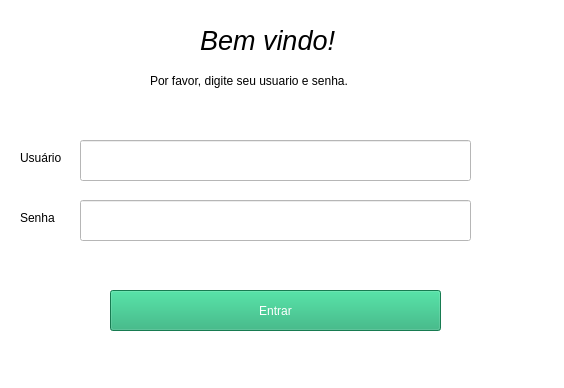
<?xml version="1.0" encoding="UTF-8"?>
<ui version="4.0">
 <class>MainWindow</class>
 <widget class="QMainWindow" name="MainWindow">
  <property name="geometry">
   <rect>
    <x>0</x>
    <y>0</y>
    <width>564</width>
    <height>388</height>
   </rect>
  </property>
  <property name="windowTitle">
   <string>MainWindow</string>
  </property>
  <property name="layoutDirection">
   <enum>Qt::LeftToRight</enum>
  </property>
  <property name="styleSheet">
   <string notr="true">
background-color: rgb(255, 255, 255);</string>
  </property>
  <widget class="QWidget" name="centralwidget">
   <widget class="QLabel" name="label">
    <property name="geometry">
     <rect>
      <x>150</x>
      <y>60</y>
      <width>241</width>
      <height>41</height>
     </rect>
    </property>
    <property name="styleSheet">
     <string notr="true"/>
    </property>
    <property name="text">
     <string>Por favor, digite seu usuario e senha.</string>
    </property>
   </widget>
   <widget class="QLabel" name="lbl_bemV">
    <property name="geometry">
     <rect>
      <x>200</x>
      <y>20</y>
      <width>161</width>
      <height>41</height>
     </rect>
    </property>
    <property name="font">
     <font>
      <pointsize>20</pointsize>
      <weight>50</weight>
      <italic>true</italic>
      <bold>false</bold>
     </font>
    </property>
    <property name="text">
     <string>Bem vindo!</string>
    </property>
   </widget>
   <widget class="QLineEdit" name="txt_usuario">
    <property name="geometry">
     <rect>
      <x>80</x>
      <y>140</y>
      <width>391</width>
      <height>41</height>
     </rect>
    </property>
    <property name="text">
     <string/>
    </property>
    <property name="alignment">
     <set>Qt::AlignLeading|Qt::AlignLeft|Qt::AlignVCenter</set>
    </property>
   </widget>
   <widget class="QLineEdit" name="txt_senha">
    <property name="geometry">
     <rect>
      <x>80</x>
      <y>200</y>
      <width>391</width>
      <height>41</height>
     </rect>
    </property>
    <property name="text">
     <string/>
    </property>
    <property name="echoMode">
     <enum>QLineEdit::Password</enum>
    </property>
   </widget>
   <widget class="QPushButton" name="btn_entrar">
    <property name="geometry">
     <rect>
      <x>110</x>
      <y>290</y>
      <width>331</width>
      <height>41</height>
     </rect>
    </property>
    <property name="styleSheet">
     <string notr="true">color: rgb(255, 255, 255);
background-color: rgb(32, 172, 114);
</string>
    </property>
    <property name="text">
     <string>Entrar</string>
    </property>
   </widget>
   <widget class="QLabel" name="label_2">
    <property name="geometry">
     <rect>
      <x>20</x>
      <y>150</y>
      <width>51</width>
      <height>16</height>
     </rect>
    </property>
    <property name="text">
     <string>Usuário</string>
    </property>
   </widget>
   <widget class="QLabel" name="label_3">
    <property name="geometry">
     <rect>
      <x>20</x>
      <y>210</y>
      <width>41</width>
      <height>16</height>
     </rect>
    </property>
    <property name="text">
     <string>Senha</string>
    </property>
   </widget>
  </widget>
 </widget>
 <resources/>
 <connections/>
</ui>
